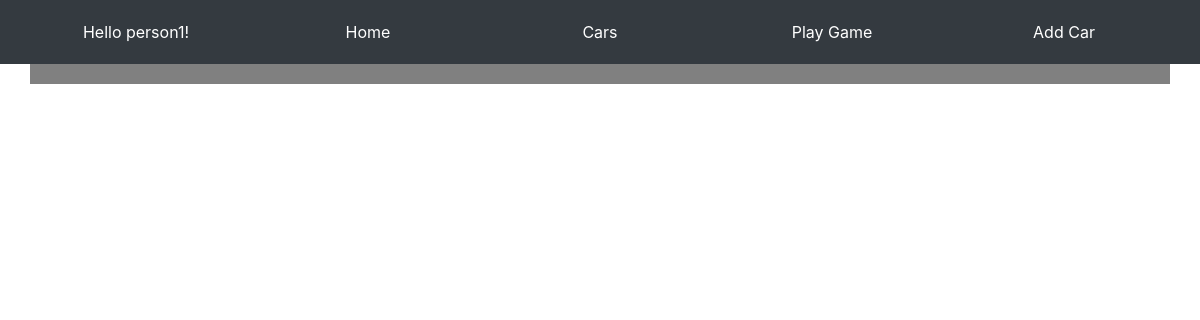
Page /cars/view.php (signed in) on the earlier database version.
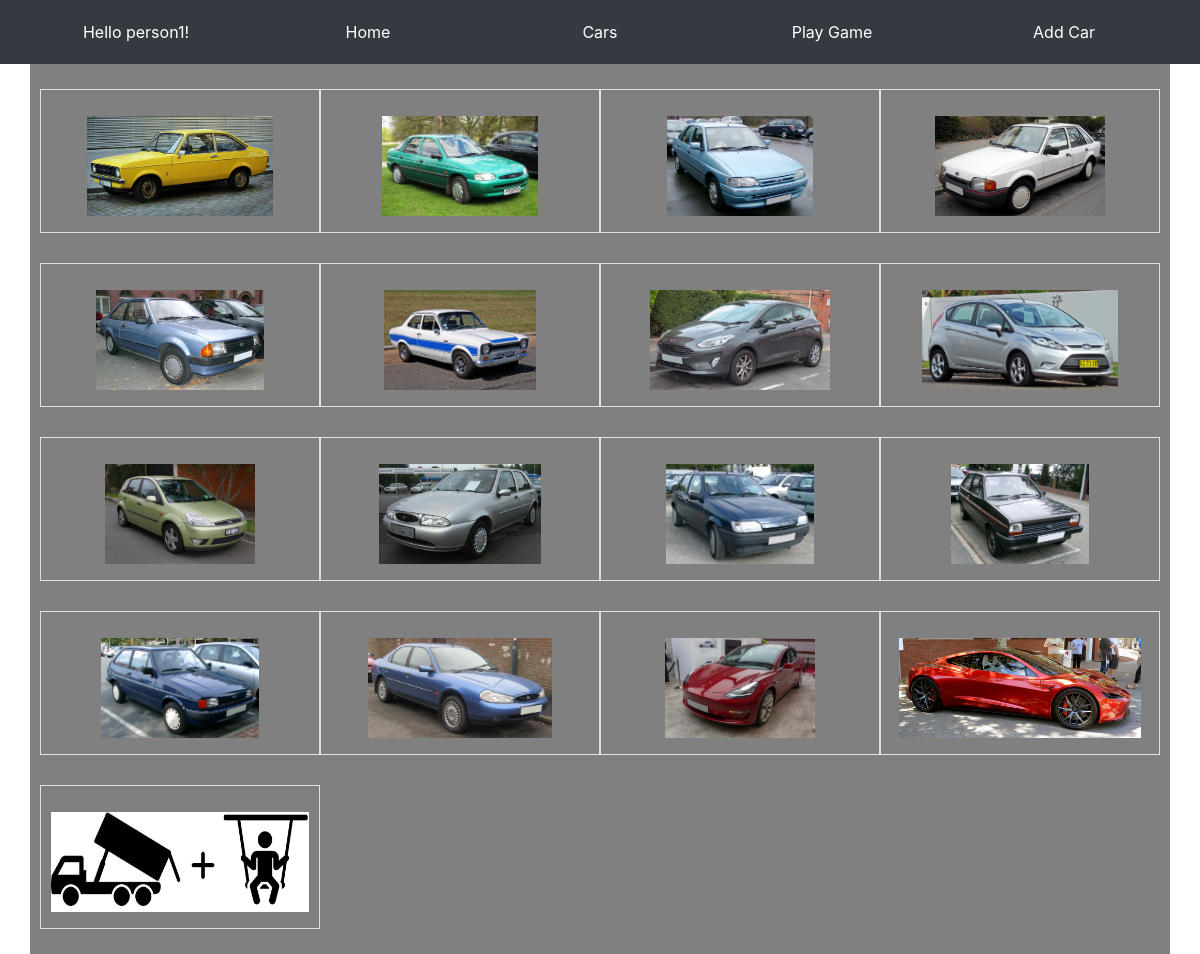
Same page on the later database version.
### tables this page shows
CREATE TABLE IF NOT EXISTS `users` (
  `u_id` int(11) NOT NULL AUTO_INCREMENT,
  `u_username` varchar(20) DEFAULT '',
  `u_password` varchar(64) NOT NULL DEFAULT '',
  `u_salt` varchar(32) NOT NULL DEFAULT '',
  `u_name` varchar(50) NOT NULL DEFAULT '',
  `u_joined` datetime NOT NULL DEFAULT CURRENT_TIMESTAMP,
  `u_group` int(11) NOT NULL DEFAULT '0',
  PRIMARY KEY (`u_id`)
);

CREATE TABLE IF NOT EXISTS `cars` (
  `c_id` int(12) NOT NULL AUTO_INCREMENT,
  `c_make` varchar(40) NOT NULL,
  `c_model` varchar(40) NOT NULL,
  `c_version` varchar(40) NOT NULL,
  `c_production_years` varchar(40) NOT NULL,
  `c_legit` int(20) NOT NULL,
  `c_timestamp` timestamp(6) NOT NULL DEFAULT CURRENT_TIMESTAMP(6),
  `c_deleted` int(10) NOT NULL,
  PRIMARY KEY (`c_id`)
);

### classes/Config.php (called while the page is built, shortened)
<?php
class Config {
    public static function get($path = null) {
        if($path) {
            $config = $GLOBALS['config'];
            $path = explode('/', $path);
            foreach ($path as $bit) {
                if (isset($config[$bit])) {
                    $config = $config[$bit];
                }
            }
            return $config;
        }
        return false;
    }
}
?>

### classes/DB.php (called while the page is built, shortened)
<?php
class DB {
    private static $_instance = null;
    private $_pdo,
            $_query,
            $_error = false,
            $_count = 0;
    public  $_results;
    public function __construct() {
        try {
            $this->_pdo = new PDO('mysql:host='. Config::get('mysql/host') . ';dbname=' . Config::get('mysql/db'), Config::get('mysql/username'), Config::get('mysql/password'));
        } catch (PDOException $e) {
            die($e->getMessage());
        }
    }
    public static function getInstance() {
        if(!isset(self::$_instance)){
            self::$_instance = new DB();
        }
        return self::$_instance;
    }
    public function query($sql, $params = []) {
        $this->_error = false;
        if($this->_query = $this->_pdo->prepare($sql)) {
            $x = 1;
            if(count($params)) {
                foreach($params as $param) {
                    $this->_query->bindValue($x, $param);
                    $x++;
                }
            }
            if($this->_query->execute()) {
                $this->_results = $this->_query->fetchAll(PDO::FETCH_OBJ);
                $this->_count = $this->_query->rowCount();
            } else {
                $this->_error = true;
                var_dump($this->_query->errorInfo());
            }
        }
        return $this;
    }
    public function action($action, $table, $where = []) {
        if(is_array($where[0])) {
            $sql = "{$action} FROM {$table} WHERE ";
            for ($i=0; $i<count($where);$i++) {
                if(count($where[$i]) == 3) {
                    $operators = ['=', '>', '<', '>=', '<='];
                    $field      = $where[$i][0];
                    $operator   = $where[$i][1];
                    $value      = $where[$i][2];
                    if(in_array($operator, $operators)) {
                        if($i == (count($where) - 1)) {
                            $sql = $sql . "{$field} {$operator} ?";
                        } else {
                            $sql = $sql . "{$field} {$operator} ? AND ";
                        }
                    }
                    $value_arr[] = $value;
                }
            }
            if(!$this->query($sql, $value_arr)->error()) {
                return $this;
            } else {
                echo $this->query($sql, $value_arr)->errorInfo();
                echo "oops you've done something wrong";
            }
        } else {
            if(count($where) == 3) {
                $operators = ['=', '>', '<', '>=', '<='];
                $field      = $where[0];
                $operator   = $where[1];
                $value      = $where[2];
                if(in_array($operator, $operators)) {
                    $sql = "{$action} FROM {$table} WHERE {$field} {$operator} ?";
                    if(!$this->query($sql, [$value])->error()) {
                        return $this;
                    } else {
                        echo "oops you've done something wrong";
                    }
                }
            }
        }
        return false;
    }
    public function get($table, $where) {
        return $this->action('SELECT *', $table, $where);
    }
    public function getAllFromTable($table, $orderField, $direction, $count) {
        return $this->query(
            "SELECT * ". "from `". $table . "`" ." where 1 order by " . $orderField . " " . $direction . " LIMIT " . $count
        );
    }
    public function results() {
        return $this->_results;
    }
    public function first() {
        return $this->results()[0];
    }
    public function error() {
        return $this->_error;
    }
    public function count() {
        return $this->_count;
    }
}
?>

### classes/User.php (called while the page is built, shortened)
<?php
class User {
    private $_db,
            $_data,
            $_sessionName,
            $_cookieName,
            $_isLoggedIn;
    public function __construct($user = null) {
        $this->_db = DB::getInstance();
        $this->_sessionName = Config::get('session/session_name');
        if(!$user) {
            if (Session::exists($this->_sessionName)) {
                $user = Session::get($this->_sessionName);
                if ($this->findById($user)) {
                    $this->_isLoggedIn = true;
                } else {
                }
            }
        } else {
            $this->findById($user);
        }
    }
    public function findById($user = null) {
        if ($user) {
            $data = $this->_db->get('users', ['u_id', '=', $user]);
        }
        if ($data->count()) {
            $this->_data = $data->first();
            return true;
        }
        return false;
    }
    public function data() {
        return $this->_data;
    }
} ?>

### classes/Session.php (called while the page is built, shortened)
<?php
class Session {
    public static function exists($name){
        return (isset($_SESSION[$name])) ? true : false;
    }
    public static function get($name) {
         return $_SESSION[$name];
    }
}

### functions/all.php (called while the page is built, shortened)
<?php
function escape($string) {
    return htmlentities($string, ENT_QUOTES, 'UTF-8');
}
?>

### cars/view.php (the view, shortened to what this page needs)
<?php
$user = new User();
$db = new DB();
$db->getAllFromTable('cars', 'c_make, c_model', 'ASC', 50);
$carArray = $db->results();
?>
<html id="system-background">
    <link rel="stylesheet" href="../vendor/twbs/bootstrap/dist/css/bootstrap.css">
    <link rel="stylesheet" href="../vendor/twbs/bootstrap/dist/css/bootstrap-grid.css">
    <link rel="stylesheet" href="../CSS/my_css.css">
    <body>
      <div style="background-color:#ffffff; height:100%;">
        <div class="container-fluid bg-dark">
            <div class="row justify-content-md-center bg-blue text-white" style="padding:20px;">
                <div style="text-align: center;" class="col-sm">Hello <a href=""><?php echo escape($user->data()->u_username); ?></a>!</div>
                <div style="text-align: center;" class="col-sm"><a href="../index.php">Home</a></div>
                <div style="text-align: center;" class="col-sm"><a href="view.php">Cars</a></div>
                <div style="text-align: center;" class="col-sm"><a href="game.php">Play Game</a></div>
                <div style="text-align: center;" class="col-sm"><a href="create.php">Add Car</a></div>
            </div>
        </div>
        <div class="container" style="background-color:gray;">
            <div class="row" style="font-size: 20; font-weight: 500; padding:10px;">
                <?php foreach ($carArray as $carItem) { ?>
                <div class="col-lg-3 col-md-4 col-sm-6 col-xs-12 item-box border">
                    <a id="clickable_div" href="details?make=<?php echo strtolower($carItem->c_make) . "&model=". strtolower($carItem->c_model) . "&version=". strtolower($carItem->c_version) ?>"></a>
                    <div class=" h-10 justify-content-center" style="display:flex;flex-direction: column;">
                        <input class="boring_button" type="submit" value="">
                    </div>
                    <img src="<?php
                        echo "uploads/" .
                        strtolower($carItem->c_make) .
                        "-" .
                        strtolower($carItem->c_model) .
                        "-" .
                        strtolower($carItem->c_version) .
                        ".jpeg"; ?>" style="width:auto;height:100px;" />
                </div>
                <?php } ?>
            </div>
        </div>
    </body>
</html>

### CSS/my_css.css (style rules this page uses)
#bootstrap-overrides .col-1, .col-2, .col-3, .col-4, .col-5, .col-6, .col-7, .col-8, .col-9, .col-10, .col-11, .col-12, .col, .col-auto, .col-sm-1, .col-sm-2, .col-sm-3, .col-sm-4, .col-sm-5, .col-sm-6, .col-sm-7, .col-sm-8, .col-sm-9, .col-sm-10, .col-sm-11, .col-sm-12, .col-sm, .col-sm-auto, .col-md-1, .col-md-2, .col-md-3, .col-md-4, .col-md-5, .col-md-6, .col-md-7, .col-md-8, .col-md-9, .col-md-10, .col-md-11, .col-md-12, .col-md, .col-md-auto, .col-lg-1, .col-lg-2, .col-lg-3, .col-lg-4, .col-lg-5, .col-lg-6, .col-lg-7, .col-lg-8, .col-lg-9, .col-lg-10, .col-lg-11, .col-lg-12, .col-lg, .col-lg-auto, .col-xl-1, .col-xl-2, .col-xl-3, .col-xl-4, .col-xl-5, .col-xl-6, .col-xl-7, .col-xl-8, .col-xl-9, .col-xl-10, .col-xl-11, .col-xl-12, .col-xl, .col-xl-auto { position: relative; width: 100%; padding-right: 5px; padding-left: 5px; }
#system-background { background-color:"white"; }
#clickable_div { position:absolute; width:100%; height:100%; top:0; left: 0; z-index: 1; }
.item-box { padding-right: 10px; padding-left: 10px; text-align:center; height:144px; margin-bottom: 15px; margin-top: 15px; grid-gap: 1px; }
.item-box img { max-width: 100%; }
a { color:white; }
.boring_button { background-color: Transparent; background-repeat: no-repeat; border: none; cursor: pointer; overflow: hidden; color:black; font-size: 16px; }

### cars/view.php (style rules this page uses)
#system-background { background-color:"white"; }
#clickable_div { position:absolute; width:100%; height:100%; top:0; left: 0; z-index: 1; }
.item-box { padding-right: 10px; padding-left: 10px; text-align:center; height:144px; margin-bottom: 15px; margin-top: 15px; grid-gap: 1px; }
.item-box img { max-width: 100%; }
a { color:white; }
.boring_button { background-color: Transparent; background-repeat: no-repeat; border: none; cursor: pointer; overflow: hidden; color:black; font-size: 16px; }

Differences in the rows shown:
added cars: c_make+c_model (picture)
added cars: c_make+c_model (picture)
added cars: c_make+c_model (picture)
added cars: c_make+c_model (picture)
added cars: c_make+c_model (picture)
added cars: c_make+c_model (picture)
added cars: c_make+c_model (picture)
added cars: c_make+c_model (picture)
added cars: c_make+c_model (picture)
added cars: c_make+c_model (picture)
added cars: c_make+c_model (picture)
added cars: c_make+c_model (picture)
added cars: c_make+c_model (picture)
added cars: c_make+c_model (picture)
added cars: shows a picture
added cars: c_make+c_model (picture)
added cars: shows a picture
